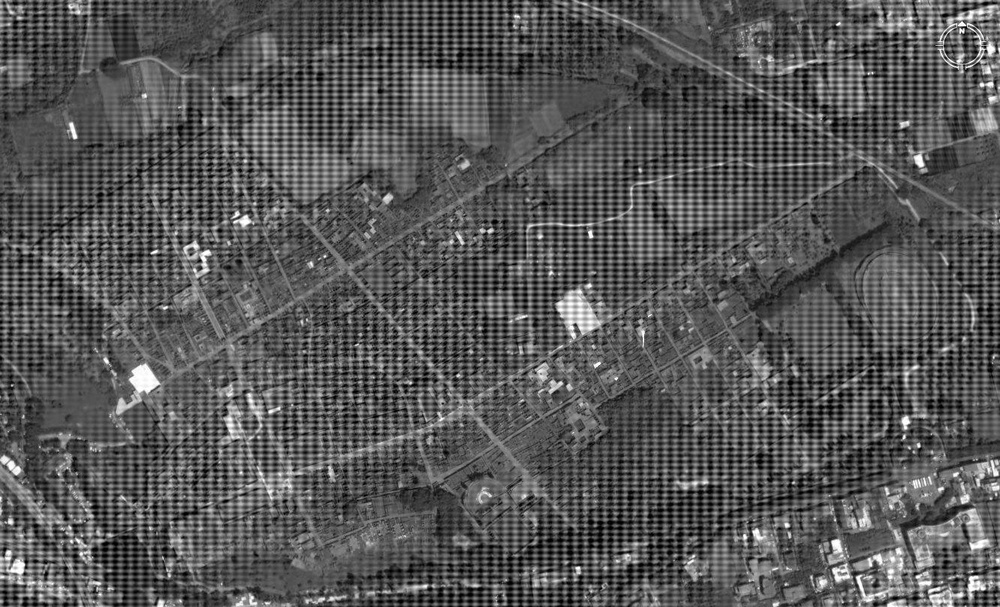
//> input picture lista1/images/pompei-periodic-noise.jpg, 1000 x 607 px, shrunk from 1332 x 808 before the run
$ ./question8   (built with g++ and OpenCV 4)
//> lines starting //> are read from the running program, lines starting //| are printed output that depends on the picture
#include <iostream>
#include <opencv2/opencv.hpp>

using namespace std;
using namespace cv;

// variables to allow selection
Mat src, srcCallback, srcCallbackOriginal, srcDFT, srcFloat;
Point begin, end, begin2, end2;
bool first = true;
bool drag = false;
float D, D2;
bool reject = true; // variable to control whether the filter will reject or pass the band on the selected area

// method tp draw the desired areas (only 2 is alloewd)
// [48 lines left out: function onMouse, not called in this run]

void calculateDFT(Mat &src, Mat &dst) {
    Mat srcComplex[2] = {src, Mat::zeros(src.size(), CV_32F)};
    Mat dftReady;
    merge(srcComplex, 2, dftReady);

    Mat srcDFT;
    dft(dftReady, srcDFT, DFT_COMPLEX_OUTPUT);

    dst = srcDFT;
}

void calculateIDFT(Mat &src, Mat &dst) {
    Mat inverse;

    dft(src, inverse, DFT_INVERSE | DFT_REAL_OUTPUT | DFT_SCALE);

    dst = inverse;
}

void shiftDFT(Mat &src) {
    int centerX = src.cols / 2;
    int centerY = src.rows / 2;

    Mat q1(src, Rect(0, 0, centerX, centerY));
    Mat q2(src, Rect(centerX, 0, centerX, centerY));
    Mat q3(src, Rect(0, centerY, centerX, centerY));
    Mat q4(src, Rect(centerX, centerY, centerX, centerY));

    Mat tmp;

    q1.copyTo(tmp);
    q4.copyTo(q1);
    tmp.copyTo(q4);

    q2.copyTo(tmp);
    q3.copyTo(q2);
    tmp.copyTo(q3);
}

void plotDFTMagnitudeSpectrum(Mat &srcDFT, Mat &dst, bool inverse) {
    Mat splitArray[2] = {Mat::zeros(srcDFT.size(), CV_32F), Mat::zeros(srcDFT.size(), CV_32F)};
    split(srcDFT, splitArray);
    Mat dftMagnitude;
    magnitude(splitArray[0], splitArray[1], dftMagnitude);
    dftMagnitude += Scalar::all(1);
    log(dftMagnitude, dftMagnitude);
    normalize(dftMagnitude, dftMagnitude, 0, 1, NORM_MINMAX);

    if(inverse)
        shiftDFT(dftMagnitude);
    dst = dftMagnitude;
}

// [19 lines left out: function createIdealFilter, not called in this run]

// used to draw circle on the mask
void drawCircle(Mat &src, int uX, int uY, float radius) {
    for (int i = 0; i < src.size().height; ++i) {
        for (int j = 0; j < src.size().width; ++j) {
            float D = (float) sqrt(pow(i - uY, 2) + pow(j - uX, 2));
            if (D < radius) {
                if(reject)
                    src.at<float>(i, j) = 0.0f;
                else
                    src.at<float>(i, j) = 1.0f;
            }
        }
    }
}

// convert from 1 channel to 2 channels
void toComplex(Mat src, Mat &dst){
    Mat complexOutput;
    Mat output[2] = {src, src};
    merge(output, 2, complexOutput);
    dst = complexOutput;
}

// get inverse quadrat of an Point
Point getInverse(Mat &src, Point point){
    int centerX = src.cols/2;
    int centerY = src.rows/2;

    int x = centerX + (centerX - point.x);
    int y = centerY + (centerY - point.y);

    return Point(x, y);
}

int main(int argc, char **argv) {

    // src = imread("images/mit_noise_periodic.jpg", CV_LOAD_IMAGE_GRAYSCALE);
    src = imread("images/pompei-periodic-noise.jpg", CV_LOAD_IMAGE_GRAYSCALE);
//> src is the input picture: 607 rows x 1000 cols, CV_8UC1; min 0, max 255, mean 86.8
    // src = imread("images/man-on-the-moon-noisy.png", CV_LOAD_IMAGE_GRAYSCALE);


    if (src.empty())
        return -1;

    namedWindow("Select ROI", 1);
    setMouseCallback("Select ROI", onMouse, (void *)&srcCallback);

    src.convertTo(srcFloat, CV_32FC1, 1.0 / 255.0);
    calculateDFT(srcFloat, srcDFT);
//> in calculateDFT, `Mat srcComplex[2] = {src, Mat::zeros(src.size(), CV_32F)};`: srcComplex[1]: 607 rows x 1000 cols, CV_32FC1; every value is 0
    plotDFTMagnitudeSpectrum(srcDFT, srcCallback, true);
//> in plotDFTMagnitudeSpectrum, `normalize(dftMagnitude, dftMagnitude, 0, 1, NORM_MINMAX);`:
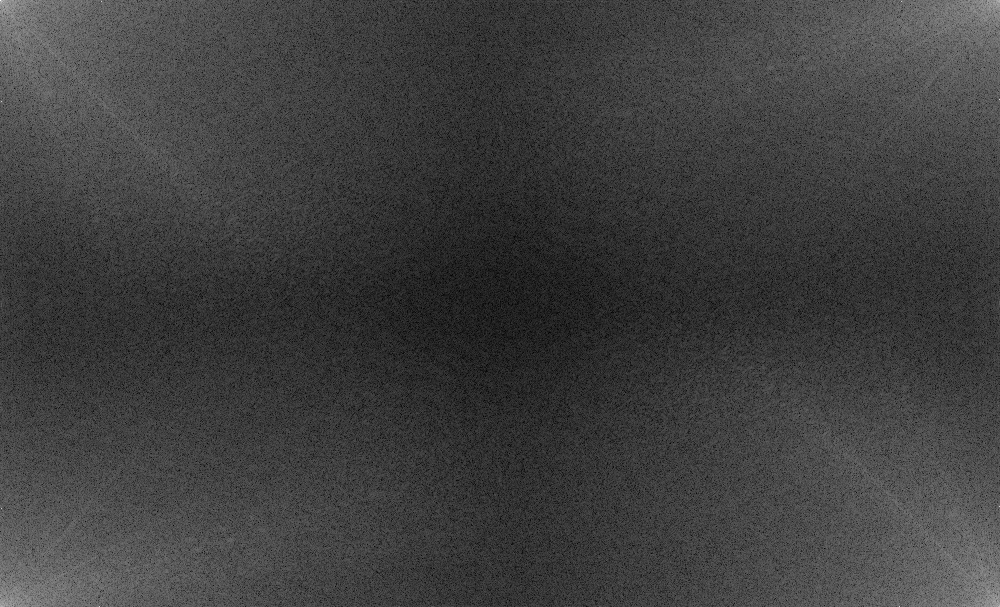
//> dftMagnitude: 607 rows x 1000 cols, CV_32FC1; min 0, max 1, mean 0.25
//> in shiftDFT, `Mat q1(src, Rect(0, 0, centerX, centerY));`:
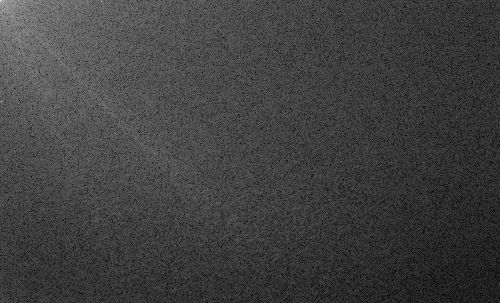
//> q1: 303 rows x 500 cols, CV_32FC1; min 0.00456, max 1, mean 0.254
//> in shiftDFT, `Mat q2(src, Rect(centerX, 0, centerX, centerY));`:
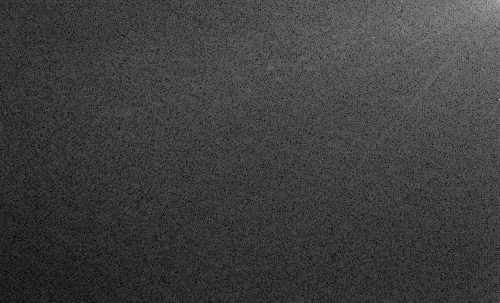
//> q2: 303 rows x 500 cols, CV_32FC1; min 0, max 0.817, mean 0.247
//> in shiftDFT, `Mat q3(src, Rect(0, centerY, centerX, centerY));`:
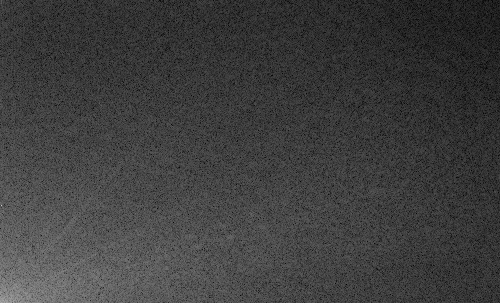
//> q3: 303 rows x 500 cols, CV_32FC1; min 1.07e-06, max 0.817, mean 0.246
//> in shiftDFT, `Mat q4(src, Rect(centerX, centerY, centerX, centerY));`:
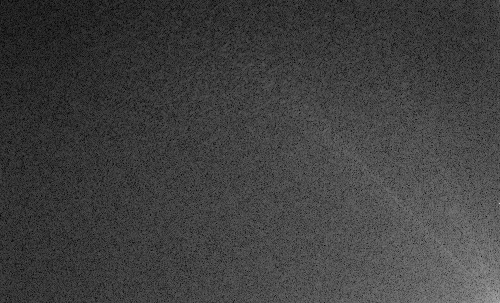
//> q4: 303 rows x 500 cols, CV_32FC1; min 0.00456, max 0.817, mean 0.252
//> in shiftDFT, `tmp.copyTo(q3);`:
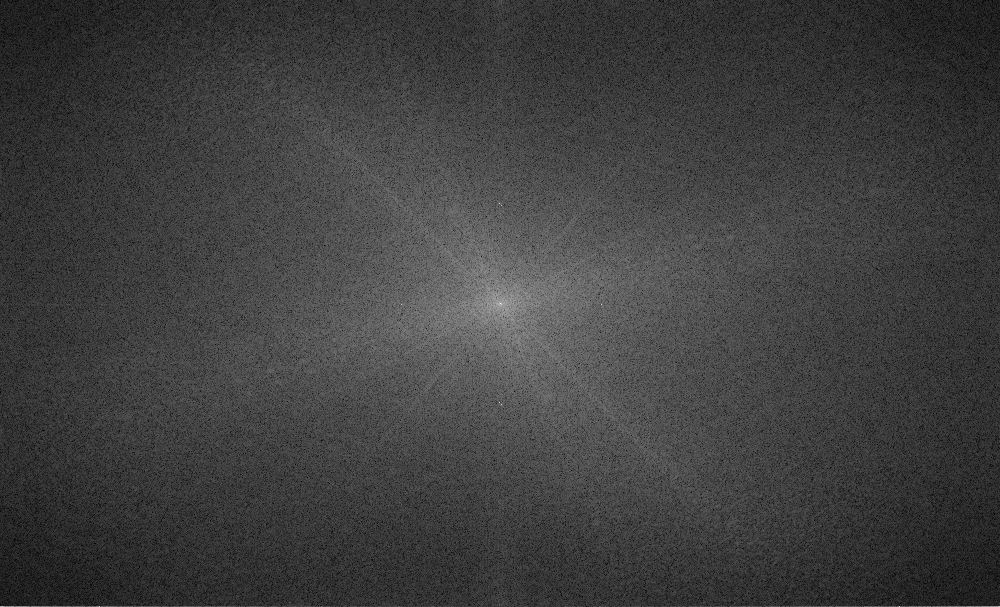
//> src: 607 rows x 1000 cols, CV_32FC1; min 0, max 1, mean 0.25
    srcCallbackOriginal = srcCallback.clone();

    imshow("Select ROI", srcCallback);
    waitKey();

    Mat mask, filtered, idft, test;
    Mat mask1d = Mat::zeros(srcDFT.rows, srcDFT.cols, CV_32F);
    if(reject)
        mask1d = Mat::ones(srcDFT.rows, srcDFT.cols, CV_32F);


    // drawing the fist selection
    drawCircle(mask1d, ::begin.x, ::begin.y, D);
//> after the loop in drawCircle, `for (int i = 0; i < src.size().height; ++i)`: src: 607 rows x 1000 cols, CV_32FC1; every value is 1
    Point inverse = getInverse(srcDFT, Point(::begin.x, ::begin.y));
//> in getInverse, `int x = centerX + (centerX - point.x);`: x = 1000
//> in getInverse, `int y = centerY + (centerY - point.y);`: y = 606
//> inverse = Point(1000, 606)
    drawCircle(mask1d, inverse.x, inverse.y, D);

    // drawing the second selection
    drawCircle(mask1d, ::begin2.x, ::begin2.y, D2);
    Point inverse2 = getInverse(srcDFT, Point(::begin2.x, ::begin2.y));
//> inverse2 = Point(1000, 606)
    drawCircle(mask1d, inverse2.x, inverse2.y, D2);

    // [5 lines of commented-out code are left out]
    toComplex(mask1d, mask);
    shiftDFT(srcDFT);
    // cout << srcDFT.size() << " " << mask.size() << endl;
    mulSpectrums(srcDFT, mask, filtered, DFT_COMPLEX_OUTPUT);
    shiftDFT(filtered);
    plotDFTMagnitudeSpectrum(filtered, test, true);


    // imshow("esfds", test);
    // waitKey();
    calculateIDFT(filtered, idft);
//> in calculateIDFT, `dft(src, inverse, DFT_INVERSE | DFT_REAL_OUTPUT | DFT_SCALE);`:
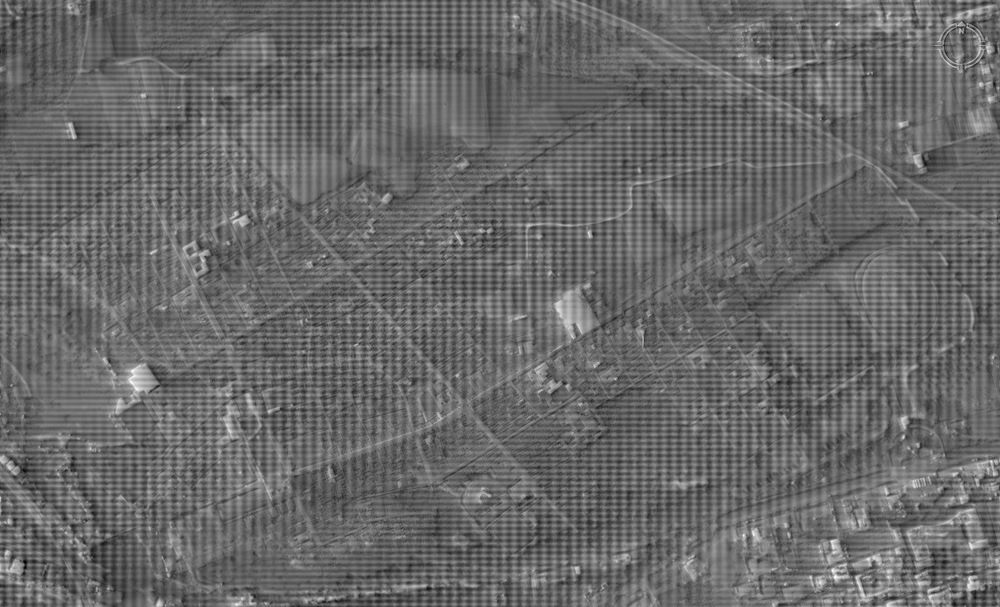
//> inverse: 607 rows x 1000 cols, CV_32FC1; min -0.683, max 1.81, mean 0.341; drawn with min black and max white
    normalize(idft, idft, 0, 255, NORM_MINMAX, CV_8UC1);

    namedWindow("Filtered", 1);
    imshow("Filtered", idft);
    waitKey();

    return 0;
}

$ run again, with lista1/images/mit_noise_periodic.jpg copied over lista1/images/pompei-periodic-noise.jpg
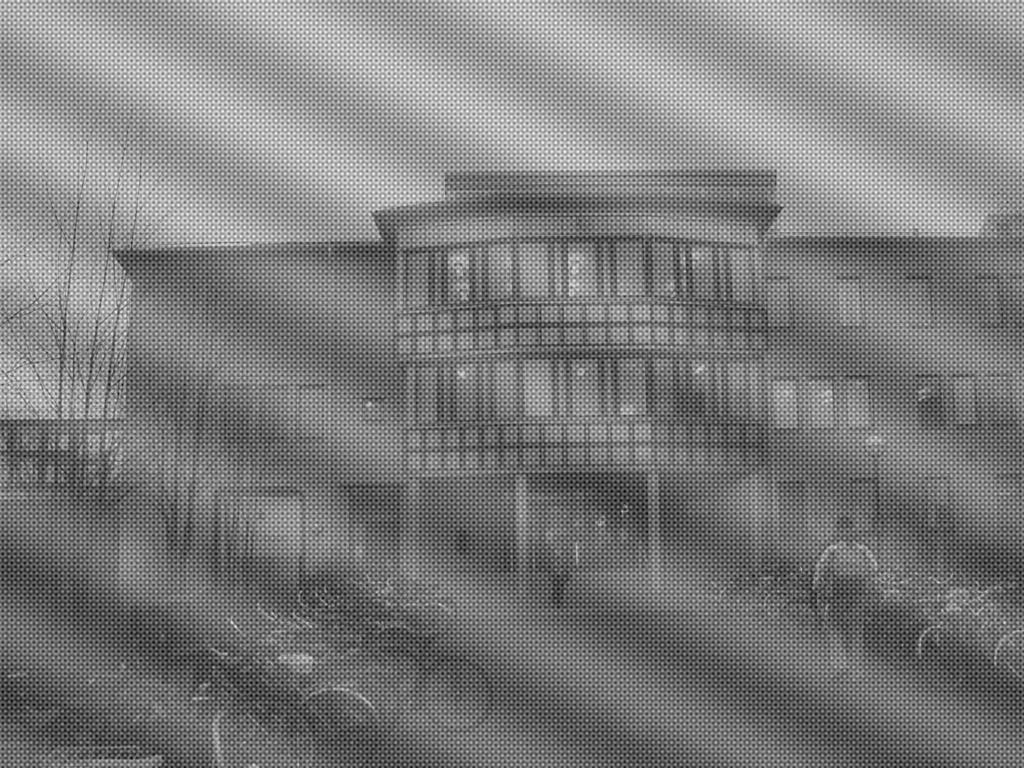
//> input picture lista1/images/mit_noise_periodic.jpg, 1024 x 768 px
//> src is the input picture: 768 rows x 1024 cols, CV_8UC1; min 0, max 255, mean 124.5
//> in shiftDFT, `tmp.copyTo(q3);`:
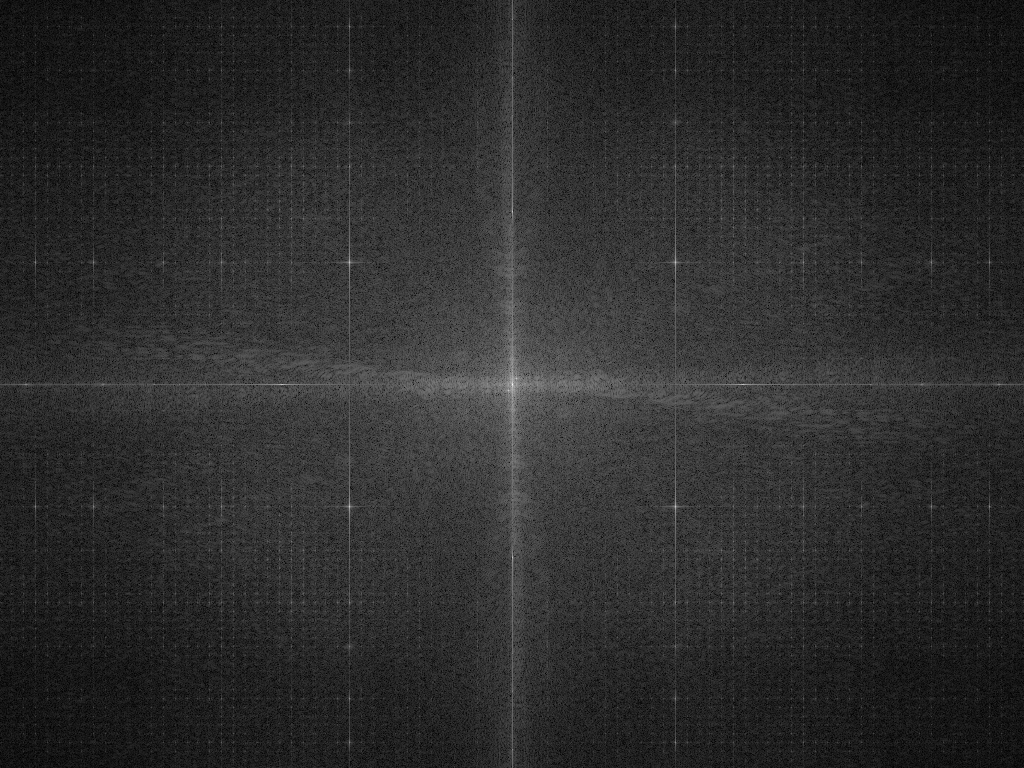
//> src: 768 rows x 1024 cols, CV_32FC1; min 0, max 1, mean 0.175
//> x = 1024
//> y = 768
//> `Point inverse = getInverse(srcDFT, Point(::begin.x, ::begin.y));`: inverse = Point(1024, 768)
//> in calculateIDFT, `dft(src, inverse, DFT_INVERSE | DFT_REAL_OUTPUT | DFT_SCALE);`:
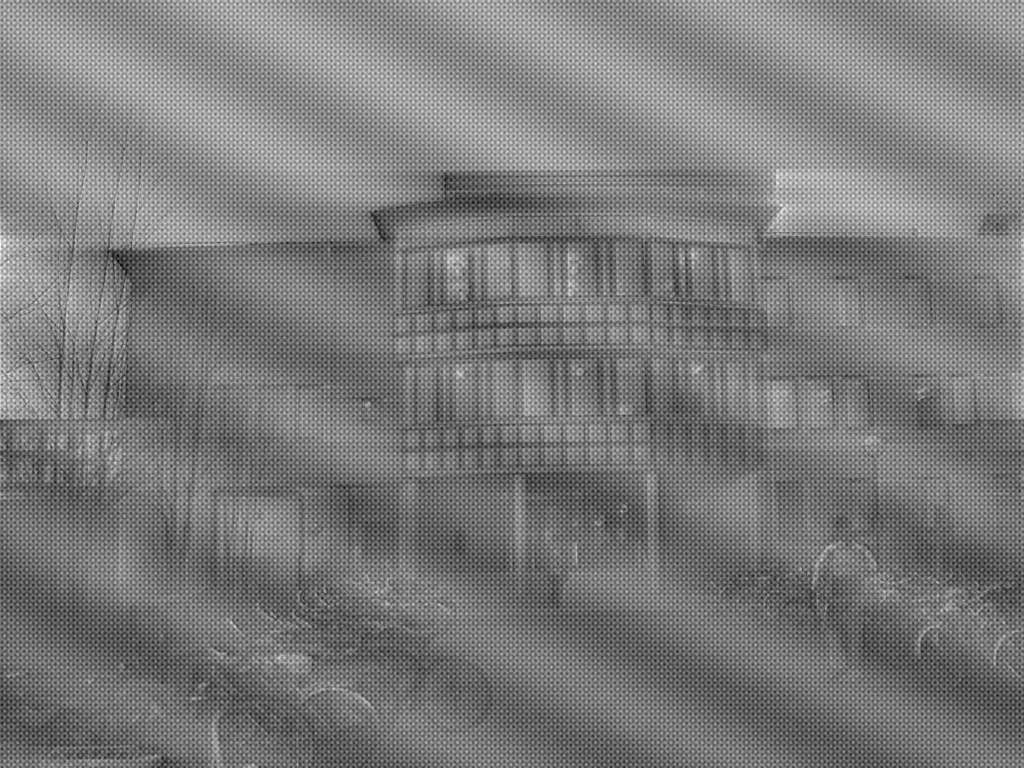
//> inverse: 768 rows x 1024 cols, CV_32FC1; min -0.295, max 1.33, mean 0.488; drawn with min black and max white

$ run again, with lista1/images/man-on-the-moon-noisy.png saved as lista1/images/pompei-periodic-noise.jpg
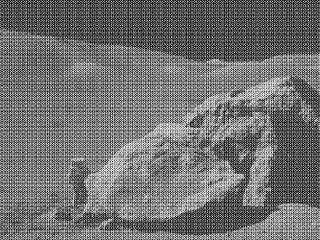
//> input picture lista1/images/man-on-the-moon-noisy.png, 320 x 240 px
//> src is the input picture: 240 rows x 320 cols, CV_8UC1; min 0, max 255, mean 112.6
//> in shiftDFT, `tmp.copyTo(q3);`:
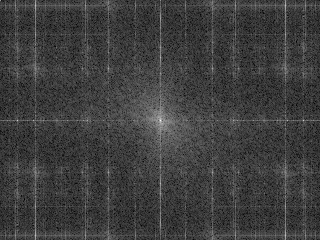
//> src: 240 rows x 320 cols, CV_32FC1; min 0, max 1, mean 0.247
//> x = 320
//> y = 240
//> `Point inverse = getInverse(srcDFT, Point(::begin.x, ::begin.y));`: inverse = Point(320, 240)
//> in calculateIDFT, `dft(src, inverse, DFT_INVERSE | DFT_REAL_OUTPUT | DFT_SCALE);`:
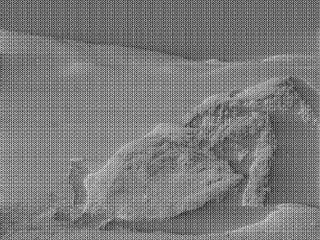
//> inverse: 240 rows x 320 cols, CV_32FC1; min -0.63, max 1.58, mean 0.441; drawn with min black and max white
